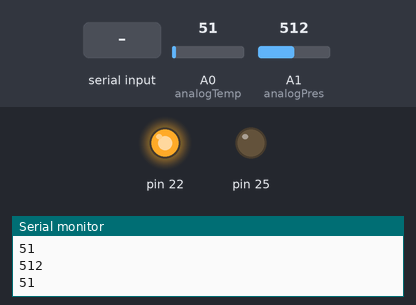
This sketch was run on a simulated Arduino Mega 2560, built with avr-gcc and run on an emulated ATmega2560. Shown: output pins drawn as LEDs (lit = HIGH), the last lines printed to the serial monitor. Inputs (shaded band) come from the test bench; at power-on: A0 (analogTemp) = 51, A1 (analogPres) = 512.

Above: at 10.8 s.
10.9 s: "1" received over Serial
At 20.4 s:
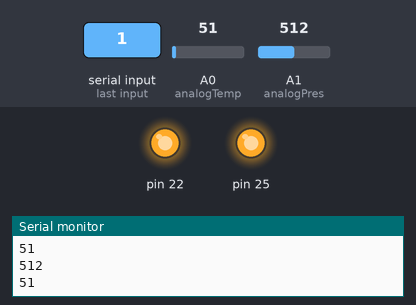
21.5 s: "0" received over Serial
At 30.4 s:
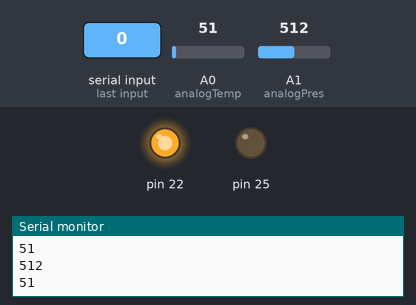
Timing chart, 0 to 31.9 s (numbered marks = the images above; inputs shaded):
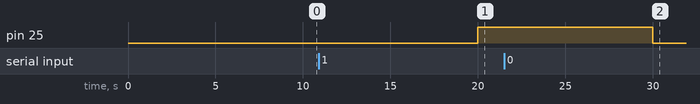

Measured:
- after the input at 10.9 s, pin 25: LOW → HIGH after 9.1 s
- after the input at 21.5 s, pin 25: HIGH → LOW after 8.5 s

The sketch:

potenciometros.ino
```cpp
const int analogTemp =A0;
const int analogPres =A1;

void setup(){

  Serial.begin(9600);
  pinMode(25,OUTPUT);
  pinMode(24,INPUT);
  pinMode(23,INPUT);
  pinMode(22,OUTPUT);
  digitalWrite(22,HIGH);

}

void loop(){
Serial.println(analogRead(analogTemp));
delay(5000);
Serial.println(analogRead(analogPres));
delay(5000);

if (Serial.available()>0){

  char c = Serial.read();

  if (c=='1'){
      digitalWrite(25,HIGH);
  }else{

      digitalWrite(25,LOW);
  }

}

}
```
